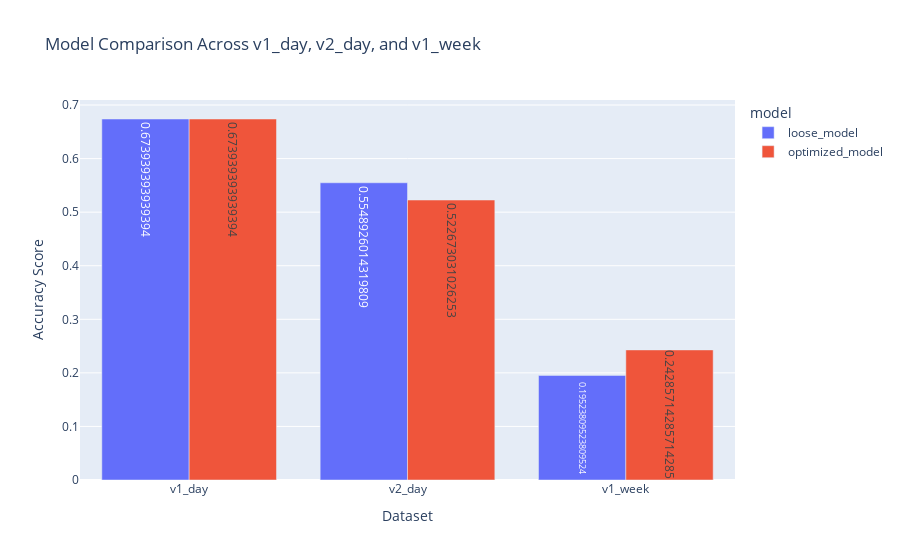

Notebook code cell kept with this figure:
### Markdown cell above
### Evaluating results
We can now see the accuracy of each loosely-optimized hyperparameter model and increased-optimized hyperparameter model. We compare the accuracies in this below chart:

### Code cell
results_df = pd.DataFrame(results).reset_index()
results_df['loose_model'] = 'loose_model'
opt_results_df = pd.DataFrame(optimized_results).reset_index()
opt_results_df['optimized_model'] = 'optimized_model'
total = pd.concat([results_df, opt_results_df], axis=0)
total = total[total['index']=='best_score']
total['model'] = total['loose_model'].astype(str).replace('nan','') + total['optimized_model'].astype(str).replace('nan','')
total = total.drop(columns=['optimized_model','loose_model'])
df_melted = total.melt( # Melt the DataFrame
    id_vars=['model'],
    value_vars=['v1_day', 'v2_day', 'v1_week'],
    var_name='variable',
    value_name='score'
)
fig = px.bar(
    df_melted,
    x='variable',    # x-axis: v1_day, v2_day, v1_week
    y='score',       # y-axis: score value
    color='model',   # bar color: loose_model vs optimized_model
    barmode='group', # grouped bars next to each other
    text='score',    # show value labels
    title='Model Comparison Across v1_day, v2_day, and v1_week',
    labels={'variable': 'Dataset', 'score': 'Accuracy Score'}
)

fig.show()

### Figure 1 — Plotly figure (JSON) as saved in the notebook; plotly's stock layout.template omitted (floating-point values rounded to 4 significant figures)
{"data": [{"alignmentgroup": "True", "hovertemplate": "model=loose_model<br>Dataset=%{x}<br>Accuracy Score=%{text}<extra></extra>", "legendgroup": "loose_model", "marker": {"color": "#636efa", "pattern": {"shape": ""}}, "name": "loose_model", "offsetgroup": "loose_model", "orientation": "v", "showlegend": true, "text": [0.6739, 0.5549, 0.1952], "textposition": "auto", "type": "bar", "x": ["v1_day", "v2_day", "v1_week"], "xaxis": "x", "y": [0.6739, 0.5549, 0.1952], "yaxis": "y"}, {"alignmentgroup": "True", "hovertemplate": "model=optimized_model<br>Dataset=%{x}<br>Accuracy Score=%{text}<extra></extra>", "legendgroup": "optimized_model", "marker": {"color": "#EF553B", "pattern": {"shape": ""}}, "name": "optimized_model", "offsetgroup": "optimized_model", "orientation": "v", "showlegend": true, "text": [0.6739, 0.5227, 0.2429], "textposition": "auto", "type": "bar", "x": ["v1_day", "v2_day", "v1_week"], "xaxis": "x", "y": [0.6739, 0.5227, 0.2429], "yaxis": "y"}], "layout": {"barmode": "group", "legend": {"title": {"text": "model"}, "tracegroupgap": 0}, "title": {"text": "Model Comparison Across v1_day, v2_day, and v1_week"}, "xaxis": {"anchor": "y", "domain": [0, 1], "title": {"text": "Dataset"}}, "yaxis": {"anchor": "x", "domain": [0, 1], "title": {"text": "Accuracy Score"}}}}
